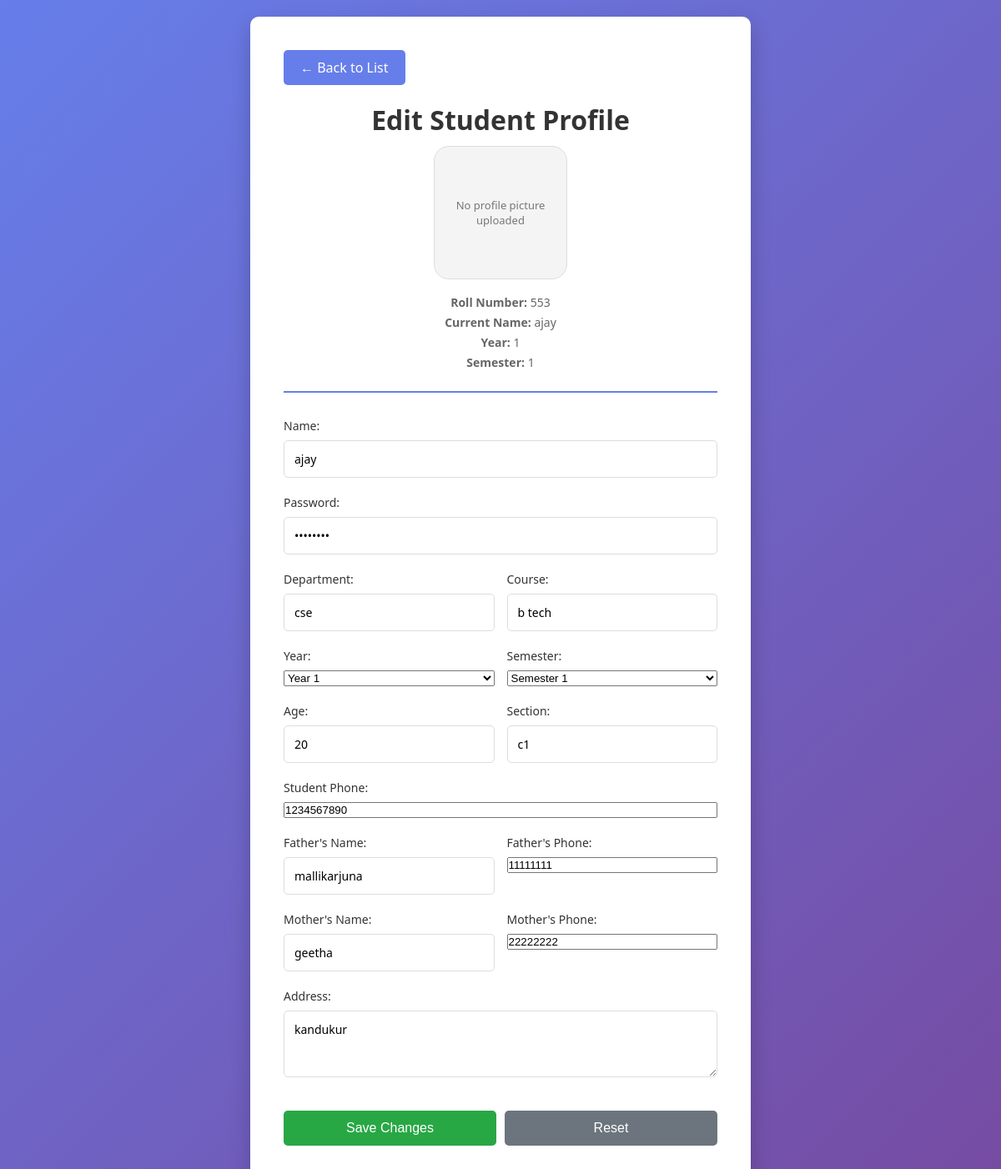
Page /edit_student/553 (signed in) on the earlier database version.
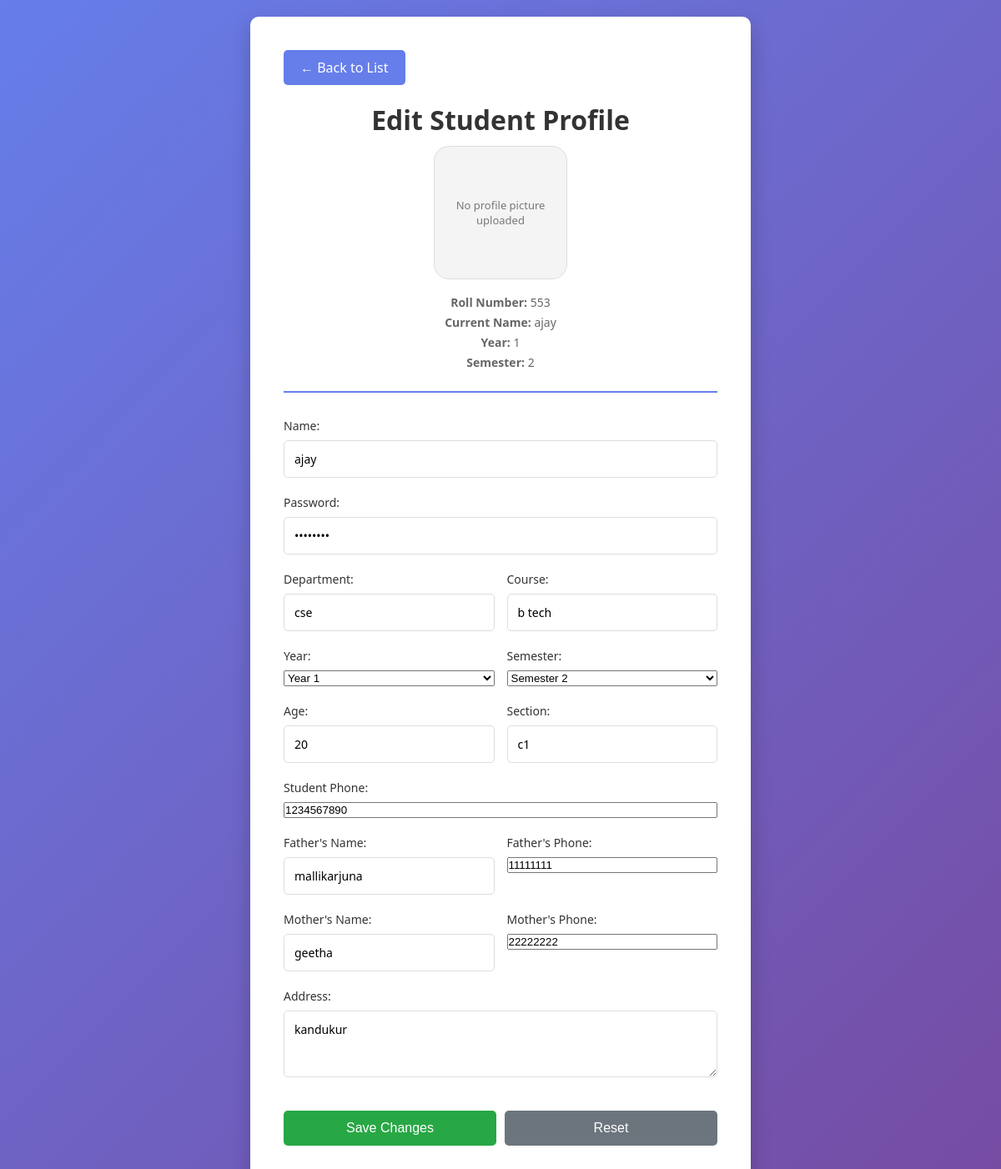
Same page on the later database version.
### tables this page shows
CREATE TABLE students (

        id INTEGER PRIMARY KEY AUTOINCREMENT,

        roll_number TEXT UNIQUE,
        name TEXT,
        password TEXT,
        department TEXT,
        course_name TEXT,
        age INTEGER,
        section TEXT,
        father_name TEXT,
        father_phone TEXT,
        mother_name TEXT,
        mother_phone TEXT,
        phone TEXT,
        year INTEGER DEFAULT 1,
        semester INTEGER DEFAULT 1,
        address TEXT,
        photo_filename TEXT

    );

### app.py (the view)
@app.route("/edit_student/<roll_number>")
def edit_student(roll_number):
    if not session.get("admin"):
        return redirect("/admin")
    conn = sqlite3.connect("student.db")
    conn.row_factory = sqlite3.Row
    cursor = conn.cursor()
    cursor.execute("""
        SELECT * FROM students
        WHERE roll_number=?
    """, (roll_number,))
    student = cursor.fetchone()
    conn.close()
    if not student:
        return "❌ Student Not Found"
    return render_template(
        "admin/edit_student.html",
        student=dict(student)
    )

### templates/admin/edit_student.html (shortened to what the changed rows need)
<!DOCTYPE html>
<html lang="en">
<head>
</head>
<body>
    <div class="container">
        <h1>Edit Student Profile</h1>
        <div class="student-info">
            {% if student['photo_filename'] %}
            <div class="student-photo">
                <img src="{{ url_for('static', filename='uploads/students/' ~ student['photo_filename']) }}" alt="{{ student['name'] }}">
            </div>
            {% else %}
            <div class="student-photo">
                <div class="placeholder">No profile picture uploaded</div>
            </div>
            {% endif %}
            <p><strong>Roll Number:</strong> {{ student['roll_number'] }}</p>
            <p><strong>Current Name:</strong> {{ student['name'] }}</p>
            <p><strong>Year:</strong> {{ student['year'] }}</p>
            <p><strong>Semester:</strong> {{ student['semester'] }}</p>
        </div>
        <form action="/update_student" method="POST" onsubmit="return confirm('Are you sure you want to update this student profile?');">
            <div class="form-group">
                <label for="name">Name:</label>
                <input type="text" id="name" name="name" placeholder="Student Name" value="{{ student['name'] }}" required>
            </div>
            <div class="form-group">
                <label for="password">Password:</label>
                <input type="password" id="password" name="password" placeholder="Password" value="{{ student['password'] }}" required>
            </div>
            <div class="row">
                <div class="form-group">
                    <label for="department">Department:</label>
                    <input type="text" id="department" name="department" placeholder="Department" value="{{ student['department'] }}" required>
                </div>
                <div class="form-group">
                    <label for="course">Course:</label>
                    <input type="text" id="course" name="course" placeholder="Course Name" value="{{ student['course_name'] }}" required>
                </div>
            </div>
            <div class="row">
                <div class="form-group">
                    <label for="year">Year:</label>
                    <select id="year" name="year" required>
                        <option value="1" {% if student['year'] == 1 %}selected{% endif %}>Year 1</option>
                    </select>
                </div>
                <div class="form-group">
                    <label for="semester">Semester:</label>
                    <select id="semester" name="semester" required>
                        <option value="1" {% if student['semester'] == 1 %}selected{% endif %}>Semester 1</option>
                        <option value="2" {% if student['semester'] == 2 %}selected{% endif %}>Semester 2</option>
                    </select>
                </div>
            </div>
            <div class="row">
                <div class="form-group">
                    <label for="age">Age:</label>
                    <input type="number" id="age" name="age" placeholder="Age" value="{{ student['age'] }}" required>
                </div>
                <div class="form-group">
                    <label for="section">Section:</label>
                    <input type="text" id="section" name="section" placeholder="Section" value="{{ student['section'] }}">
                </div>
            </div>
            <div class="form-group">
                <label for="phone">Student Phone:</label>
                <input type="tel" id="phone" name="phone" placeholder="Student Phone Number" value="{{ student['phone'] }}">
            </div>
            <div class="row">
                <div class="form-group">
                    <label for="father">Father's Name:</label>
                    <input type="text" id="father" name="father" placeholder="Father's Name" value="{{ student['father_name'] }}" required>
                </div>
                <div class="form-group">
                    <label for="father_phone">Father's Phone:</label>
                    <input type="tel" id="father_phone" name="father_phone" placeholder="Father's Phone Number" value="{{ student['father_phone'] }}">
                </div>
            </div>
            <div class="row">
                <div class="form-group">
                    <label for="mother">Mother's Name:</label>
                    <input type="text" id="mother" name="mother" placeholder="Mother's Name" value="{{ student['mother_name'] }}" required>
                </div>
                <div class="form-group">
                    <label for="mother_phone">Mother's Phone:</label>
                    <input type="tel" id="mother_phone" name="mother_phone" placeholder="Mother's Phone Number" value="{{ student['mother_phone'] }}">
                </div>
            </div>
            <div class="form-group">
                <label for="address">Address:</label>
                <textarea id="address" name="address" placeholder="Student Address" required>{{ student['address'] }}</textarea>
            </div>
        </form>
    </div>
</body>
</html>

Differences in the rows shown:
changed students "ajay": semester "1" → "2"; semester "Semester 1" → "Semester 2"
